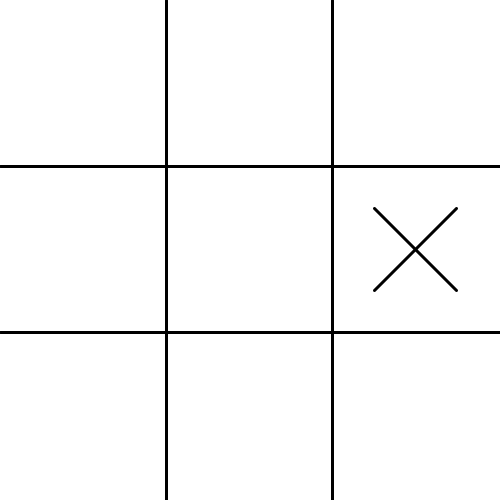
Frame 1 (no input)
Frame 60 (the mouse pressed at the canvas centre just before this capture): identical to frame 1, image omitted
Frame 120 (the mouse held since frame 60 and released just before this capture): identical to frame 1, image omitted

The Processing sketch that drew this single still picture (run headless with seeded random() and noise(); from frame 60 on, the mouse is pressed at the canvas centre):

// Processing sketch: tic_tac_toe
// ── tic_tac_toe.pde

void setup() {
  size(500, 500);         // Use actual numbers if constants not yet accessible
  initializeBoard();      // Safe — happens at runtime
  drawBoard();
  computerMove();         // Make sure this handles null-checks if needed
}

void draw() {
  background(255);
  drawBoard();
  drawMarks();
}

void keyPressed() {
  if (gameOver) {
    println("Game has ended.");
    return;
  }

  if (key >= '0' && key <= '8') {
    int num = key - '0';
    int row = num / 3;
    int col = num % 3;

    if (board[row][col] == EMPTY) {
      board[row][col] = USER;
      if (checkWin(USER)) {
        println("User (O) wins!");
        gameOver = true;
        return;
      }
      if (isBoardFull()) {
        println("No one has won.");
        gameOver = true;
        return;
      }

      computerMove();

      if (checkWin(COMPUTER)) {
        println("Computer (X) wins!");
        gameOver = true;
      } else if (isBoardFull()) {
        println("No one has won.");
        gameOver = true;
      } else {
        println("Game is still in play.");
      }

    } else {
      println("That square is already taken.");
    }
  } else {
    println("Incorrect key. Please press a number from 0 to 8.");
  }
}
  

// ── board.pde
int[][] board;             // ✅ Declare without size
boolean gameOver = false;  // ✅ Game state

void initializeBoard() {
  // Wait to use GRID_SIZE until this function is called from setup()
  board = new int[3][3];  // ❗ Use literal 3 instead of GRID_SIZE to avoid reference-before-defined
  for (int i = 0; i < 3; i++) {
    for (int j = 0; j < 3; j++) {
      board[i][j] = 0;    // Use 0 directly instead of EMPTY if EMPTY is also undefined yet
    }
  }
}

// ── constants.pde
final int CANVAS_SIZE = 500;
final int GRID_SIZE = 3;
final int CELL_SIZE = CANVAS_SIZE / GRID_SIZE;

final int EMPTY = 0;
final int USER = 1;      // Circle
final int COMPUTER = 2;  // X

// ── shapes.pde
void drawBoard() {
  stroke(0);
  strokeWeight(3);
  for (int i = 1; i < GRID_SIZE; i++) {
    line(i * CELL_SIZE, 0, i * CELL_SIZE, CANVAS_SIZE);
    line(0, i * CELL_SIZE, CANVAS_SIZE, i * CELL_SIZE);
  }
}

void drawMarks() {
  for (int i = 0; i < GRID_SIZE; i++) {
    for (int j = 0; j < GRID_SIZE; j++) {
      float centerX = j * CELL_SIZE + CELL_SIZE / 2;
      float centerY = i * CELL_SIZE + CELL_SIZE / 2;
      float offset = CELL_SIZE / 4;

      if (board[i][j] == USER) {
        noFill();
        stroke(0);
        strokeWeight(3);
        ellipse(centerX, centerY, CELL_SIZE * 0.6, CELL_SIZE * 0.6);
      } else if (board[i][j] == COMPUTER) {
        stroke(0);
        strokeWeight(3);
        line(centerX - offset, centerY - offset, centerX + offset, centerY + offset);
        line(centerX + offset, centerY - offset, centerX - offset, centerY + offset);
      }
    }
  }
}
void computerMove() {
  // Simple random move AI
  ArrayList<int[]> emptyCells = new ArrayList<int[]>();
  
  for (int i = 0; i < GRID_SIZE; i++) {
    for (int j = 0; j < GRID_SIZE; j++) {
      if (board[i][j] == EMPTY) {
        emptyCells.add(new int[]{i, j});
      }
    }
  }
  
  if (emptyCells.size() > 0) {
    int[] move = emptyCells.get((int)random(emptyCells.size()));
    board[move[0]][move[1]] = COMPUTER;
  }
}

boolean isBoardFull() {
  for (int i = 0; i < GRID_SIZE; i++) {
    for (int j = 0; j < GRID_SIZE; j++) {
      if (board[i][j] == EMPTY) {
        return false;
      }
    }
  }
  return true;
}

boolean checkWin(int player) {
  // Check rows
  for (int i = 0; i < GRID_SIZE; i++) {
    if (board[i][0] == player && board[i][1] == player && board[i][2] == player) {
      return true;
    }
  }
  // Check columns
  for (int j = 0; j < GRID_SIZE; j++) {
    if (board[0][j] == player && board[1][j] == player && board[2][j] == player) {
      return true;
    }
  }
  // Check diagonals
  if (board[0][0] == player && board[1][1] == player && board[2][2] == player) {
    return true;
  }
  if (board[0][2] == player && board[1][1] == player && board[2][0] == player) {
    return true;
  }
  return false;
}
